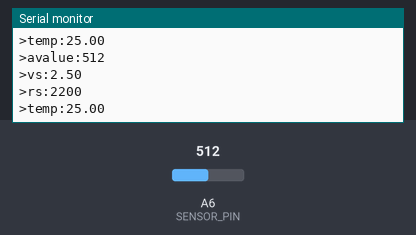
The program below on a simulated Arduino Nano, built with avr-gcc and run on an emulated ATmega328P. On the bench: the last lines printed to the serial monitor. Inputs (shaded band) come from the test bench; at power-on: A6 (SENSOR_PIN) = 512.

Above: at 1.2 s.
1.3 s: A6 (SENSOR_PIN) set to 0
At 1.32 s:
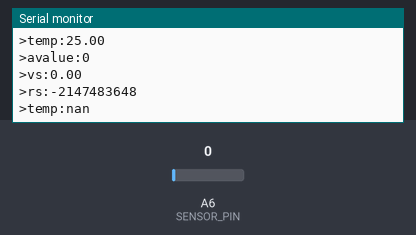
2.9 s: A6 (SENSOR_PIN) set to 122
At 3.54 s:
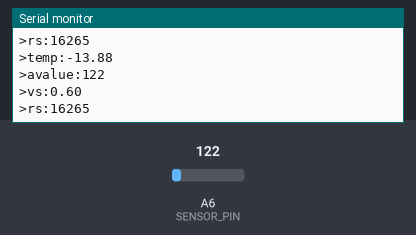
Timing chart, 0 to 5.9 s (numbered marks = the images above; inputs shaded):
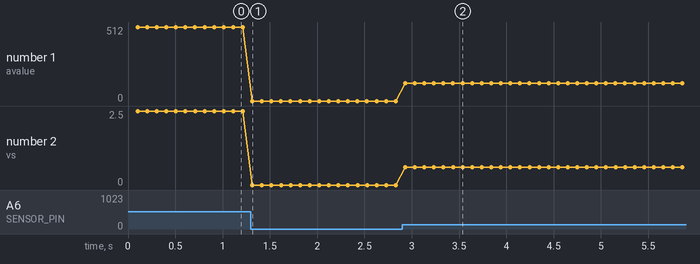

The program:

main.cpp
```cpp
#include <Arduino.h>

const int SAMPLETIME = 100;
const int SENSOR_PIN = A6;
const int ADC_RESOLUTION_BIT = 10;
const int ADC_RES = pow(2, ADC_RESOLUTION_BIT);

//sensor data
const long RN = 2200;
const double TN = 298.15;
const long B = 3977;

const long R1 = 2200;
const double UB = 5.0;

int lastread = 0; //time of last measurement

void setup() {
  Serial.begin(115200);
}

void loop() {
  int nowMillis = millis();
  if (lastread + SAMPLETIME < nowMillis) {
    lastread = nowMillis;

    //1) Read analog values 0 - 1024
    int analog_value = analogRead(SENSOR_PIN);

    //2) Spannung berechnen
    double us = UB / ADC_RES * analog_value;

    //3) Widerstand ermitteln
    long rs = (UB-us) * R1 / us;

    //4) Temperatur berechnen
    double tempC = B * TN / ( B + log((double)rs / RN) * TN) - 273.15;

    Serial.print(">avalue:");
    Serial.println(analog_value);
    Serial.print(">vs:");
    Serial.println(us);
    Serial.print(">rs:");
    Serial.println(rs);
    Serial.print(">temp:");
    Serial.println(tempC);
  }
}
```

Measured:
- after the input at 1.3 s, the serial monitor: prints a new line at once (image 1)
- after the input at 2.9 s, the serial monitor: prints a new line at once (image 2)
- plotted number 1: 512 → 0 after the input at 1.3 s, 0 → 122 after the input at 2.9 s
- plotted number 2: 2.5 → 0 after the input at 1.3 s, 0 → 0.6 after the input at 2.9 s
